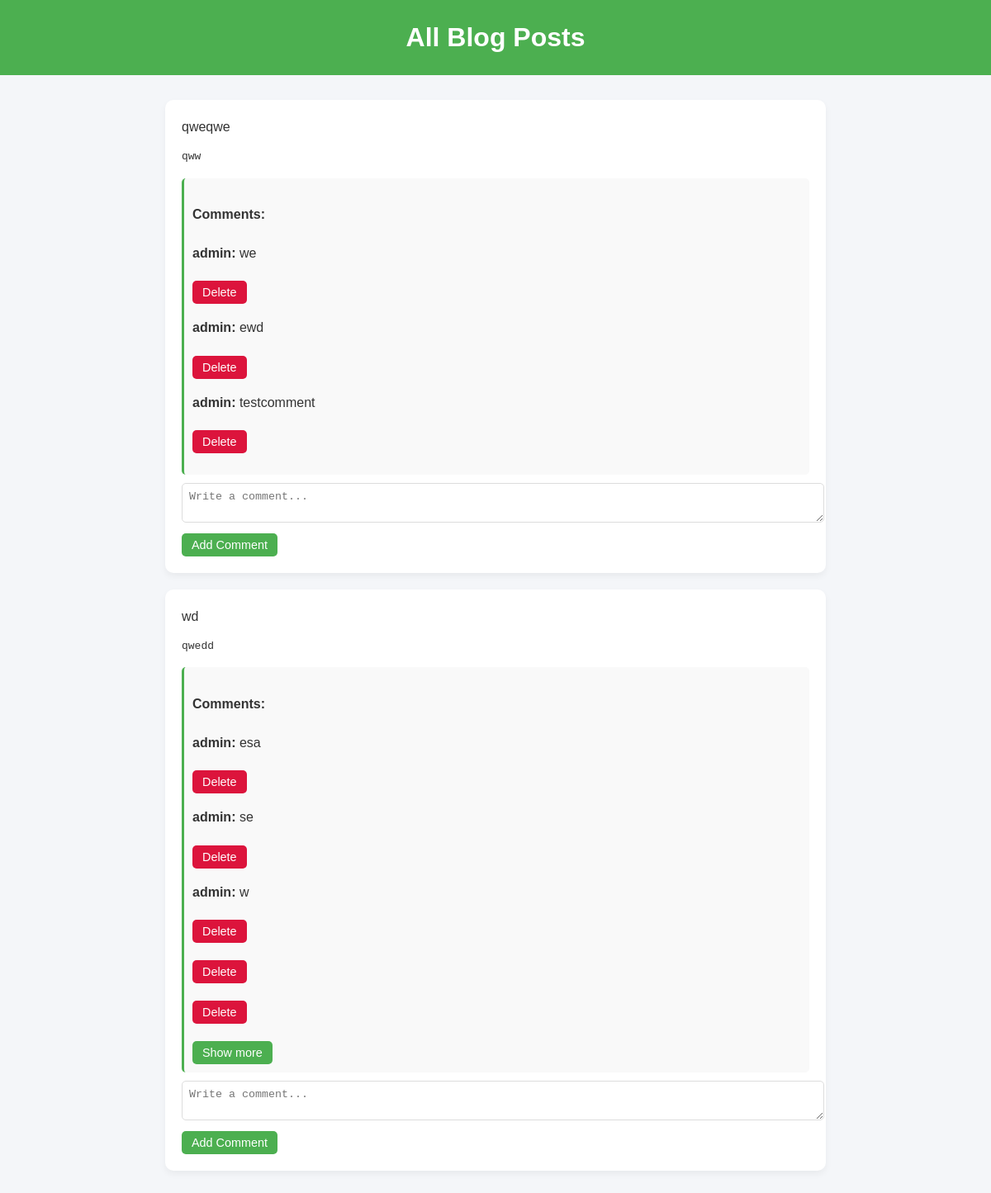
/mblog// (signed in), run on an earlier commit of the app's database.
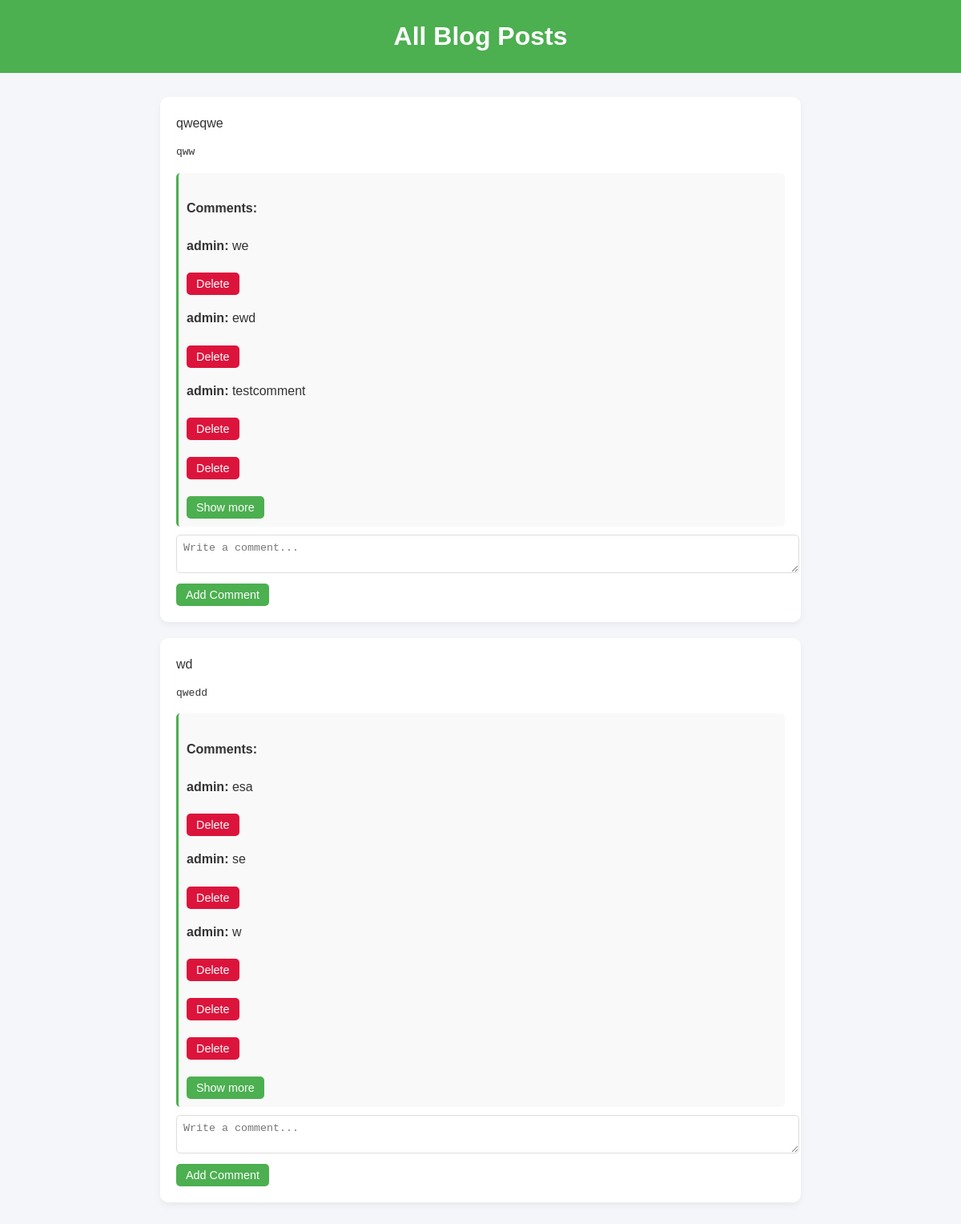
And on a later commit of the database.
### blog/models.py (models this page shows, shortened)
class Post(models.Model):
    title=models.CharField(max_length=40)
    text=models.TextField(default='...')
    posted_at=models.DateTimeField(auto_now_add=True)

class Comment(models.Model):
    post=models.ForeignKey('Post',on_delete=models.CASCADE)
    user=models.ForeignKey(User,on_delete=models.CASCADE)
    comment=models.TextField()
    commented_at=models.DateTimeField(auto_now_add=True)

### blog/views.py (the view)
# urls.py: path('/',Homeview.as_view(),name='home'),
class Homeview(ListView):
    model=Post
    template_name='home.html'
    context_object_name='post'

### blog/templates/home.html (shortened to what this page needs)
<!DOCTYPE html>
<html lang="en">
<head>
</head>
<body>
  <h1>All Blog Posts</h1>
  <ul>
    {% for post in post %}
      <li>
        <a>{{ post.title }}</a>
        <pre>{{ post.text }}</pre>
             <div class="comment-box">
        <h4>Comments:</h4>
        {% if post.comment_set.exists %}
          {% for comment in post.comment_set.all %}
                  <p class="{% if forloop.counter > 3 %}hidden-comment{% endif %}">
              <strong>{{ comment.user }}:</strong> {{ comment.comment }}
              {% if user.is_authenticated and comment.user == user %}
                <form action="{% url 'delete_comment' comment.pk %}" method="post" style="display:inline;">
                  <button type="submit" class="delete-btn">Delete</button>
                </form>
              {% endif %}
            </p>
          {% endfor %}
          {% if post.comment_set.count > 3 %}
            <button class="show-more" onclick="toggleComments(this)">Show more</button>
          {% endif %}
        {% else %}
                <p>No comments yet.</p>
        {% endif %}
      </div>
        {% if user.is_authenticated %}
          <form class="comment-form" action="{% url 'add_comment' post.pk %}" method="post">
                      <textarea name="comment" rows="2" placeholder="Write a comment..." required></textarea>
                    <button type="submit">Add Comment</button>
          </form>
        {% else %}
          <p><a href="{% url 'login' %}">Login</a> to comment</p>
        {% endif %}
      </li>
    {% endfor %}
  </ul>
</body>
</html>

What changed in the data, as far as the page shows it:
shown differently, row unchanged: Post "qweqwe": now shows "Show more"
added Comment: shows "Delete", shown under Post "qweqwe"
